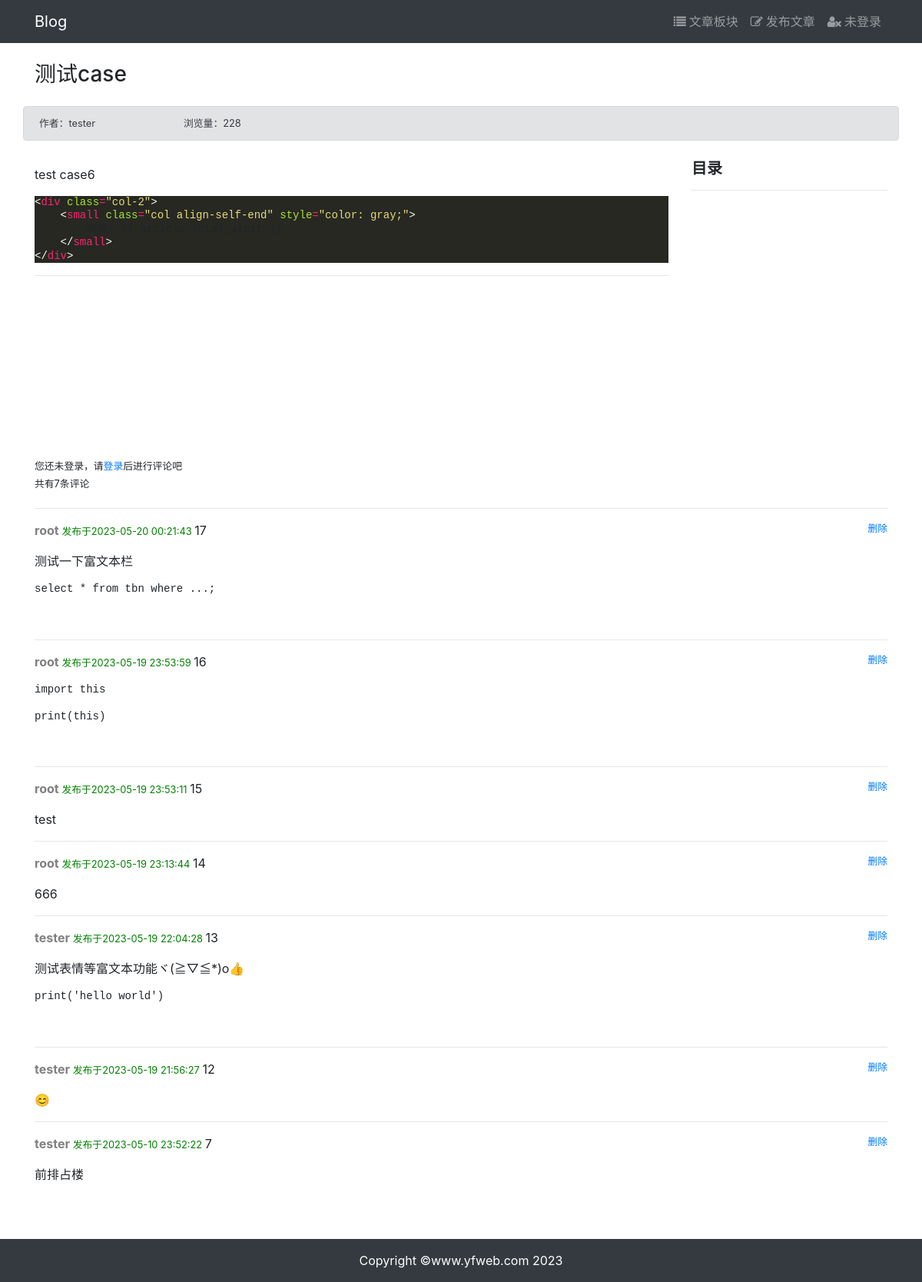
Page /article/detail/31/ on the committed database.
### article/models.py (models this page shows, shortened)
class Article(models.Model):
    author = models.ForeignKey(verbose_name='作者', to=User, on_delete=models.CASCADE)
    title = models.CharField(verbose_name='标题', max_length=100)
    body = models.TextField(verbose_name='正文')
    created = models.DateTimeField(verbose_name='文章创建时间', default=timezone.now)
    updated = models.DateTimeField(verbose_name='最后更新时间', auto_now=True)
    total_visit = models.PositiveIntegerField(verbose_name='浏览量', default=0)
    total_comment = models.PositiveIntegerField(verbose_name='评论条数', default=0)
    column = models.ForeignKey(
        verbose_name='专栏', to=ArticleColumn,
        null=True, blank=True, default='',
        on_delete=models.CASCADE, related_name='article'
    )
    tags = TaggableManager(verbose_name='标签', blank=True)
    class Meta:
        verbose_name = '文章'
        verbose_name_plural = verbose_name
        ordering = ['-created', '-updated', ]

### comment/models.py (models this page shows, shortened)
class Comment(models.Model):
    article = models.ForeignKey(verbose_name='文章', to=Article,
                                on_delete=models.CASCADE, related_name='comment')
    user = models.ForeignKey(verbose_name='用户', to=User,
                             on_delete=models.CASCADE, related_name='comment')
    content = RichTextField(verbose_name='内容')
    created = models.DateTimeField(auto_now_add=True)
    class Meta:
        ordering = ['-created', ]

### article/views.py (the view)
# urls.py: path('detail/<int:pk>/', views.article_detail, name='article_detail'),
def article_detail(request, pk):
    article = Article.objects.filter(pk=pk).first()
    article.total_visit += 1
    article.save(update_fields=['total_visit'])
    md = markdown.Markdown(
        extensions=[
            'markdown.extensions.extra',
            'markdown.extensions.codehilite',
            'markdown.extensions.toc',
        ]
    )
    article.body = md.convert(article.body)
    comments = Comment.objects.filter(article_id=pk)
    comment_form = CommentForm()
    data = {
        'article': article,
        'md': md,
        'comments': comments,
        'comment_form': comment_form,
    }
    return render(request, 'article/detail.html', data)

### templates/article/detail.html (shortened to what this page needs)
{% extends 'base.html' %}
{% load static %}
{% block content %}
    <link rel="stylesheet" href="{% static 'ckeditor/prism/prism.css' %}">
    <div class="container">
        <div class="row">
            <h3 class="col-12 mt-4 mb-4">
                {{ article.title }}
            </h3>
            <div class="col-12 alert alert-secondary">
                <div class="row">
                    <small class="col-md-2"> 作者：{{ article.author }}</small>
                    <small class="col-md-2"> 浏览量：{{ article.total_visit }}</small>
                    <small class="col-md-6"></small>
                </div>
            </div>
            <div class="col-9" style="min-height: 400px; height: auto">
                <p>{{ article.body | safe }}</p>
                <hr>
            </div>
            <div class="col-3 mt-2">
                <h5><strong>目录</strong></h5>
                <hr>
            </div>
            {% if user.is_authenticated %}
                <div class="container">
                    <form method="post" action="{% url 'comment:post_comment' article.pk %}">
                        {% csrf_token %}
                        <div class="form-group">
                            <label for="content">
                                <strong>
                                    发个评论吧：
                                </strong>
                            </label>
                            <div>
                                {{ comment_form.media }}
                                {{ comment_form.content }}
                            </div>
                        </div>
                        <button type="submit" class="btn btn-primary btn-sm">发送</button>
                    </form>
                </div>
            {% else %}
                <h4 class="container small">
                    您还未登录，请<a href="{% url 'user:user_login' %}">登录</a>后进行评论吧
                </h4>
            {% endif %}
            <h4 class="container small">共有{{ comments.count }}条评论</h4>
            <div class="container col-12">
                {% for comment in comments %}
                    <hr>
                    <p>
                        <strong style="color: gray">
                            {{ comment.user }}
                        </strong>
                        <span class="small" style="color: green">
                            发布于{{ comment.created | date:"Y-m-d H:i:s" }}
                        </span>
                        <span class="small" style="float:right;">
                            <a href="{% url 'comment:delete_comment' article.pk %}">删除</a>
                        </span>
                        <span>
                            {{ comment.pk }}
                        </span>
                    </p>
                    <div style="font-family: inherit;font-size: 1em;">
                        {{ comment.content | safe }}
                    </div>
                {% endfor %}
            </div>
        </div>
    </div>
{% endblock %}

### static/markdown_css/monokai.css (style rules this page uses)
pre { line-height: 125%; }
.codehilite { background: #272822; color: #f8f8f2 }
.codehilite .o { color: #f92672 }
.codehilite .p { color: #f8f8f2 }
.codehilite .s { color: #e6db74 }
.codehilite .na { color: #a6e22e }
.codehilite .nt { color: #f92672 }

### rows in the picture
Article: title "测试case", author "tester", total_visit "228", body "test case6 < div class = \"col-2\" > < small class = \"col align-self-end\" style = \"color: gray;\" > </ small > </ div >"
Comment: user "root", created "2023-05-20 00:21:43", pk "17", content "测试一下富文本栏 select * from tbn where ...;"
Comment: user "root", created "2023-05-19 23:53:59", pk "16", content "import this print(this)"
Comment: user "root", created "2023-05-19 23:53:11", pk "15", content "test"
Comment: user "root", created "2023-05-19 23:13:44", pk "14", content "666"
Comment: user "tester", created "2023-05-19 22:04:28", pk "13", content "测试表情等富文本功能ヾ(≧▽≦*)o👍 print('hello world')"
Comment: user "tester", created "2023-05-19 21:56:27", pk "12", content "😊"
Comment: user "tester", created "2023-05-10 23:52:22", pk "7", content "前排占楼"

### other values in the picture
{{ comments.count }} "7"
